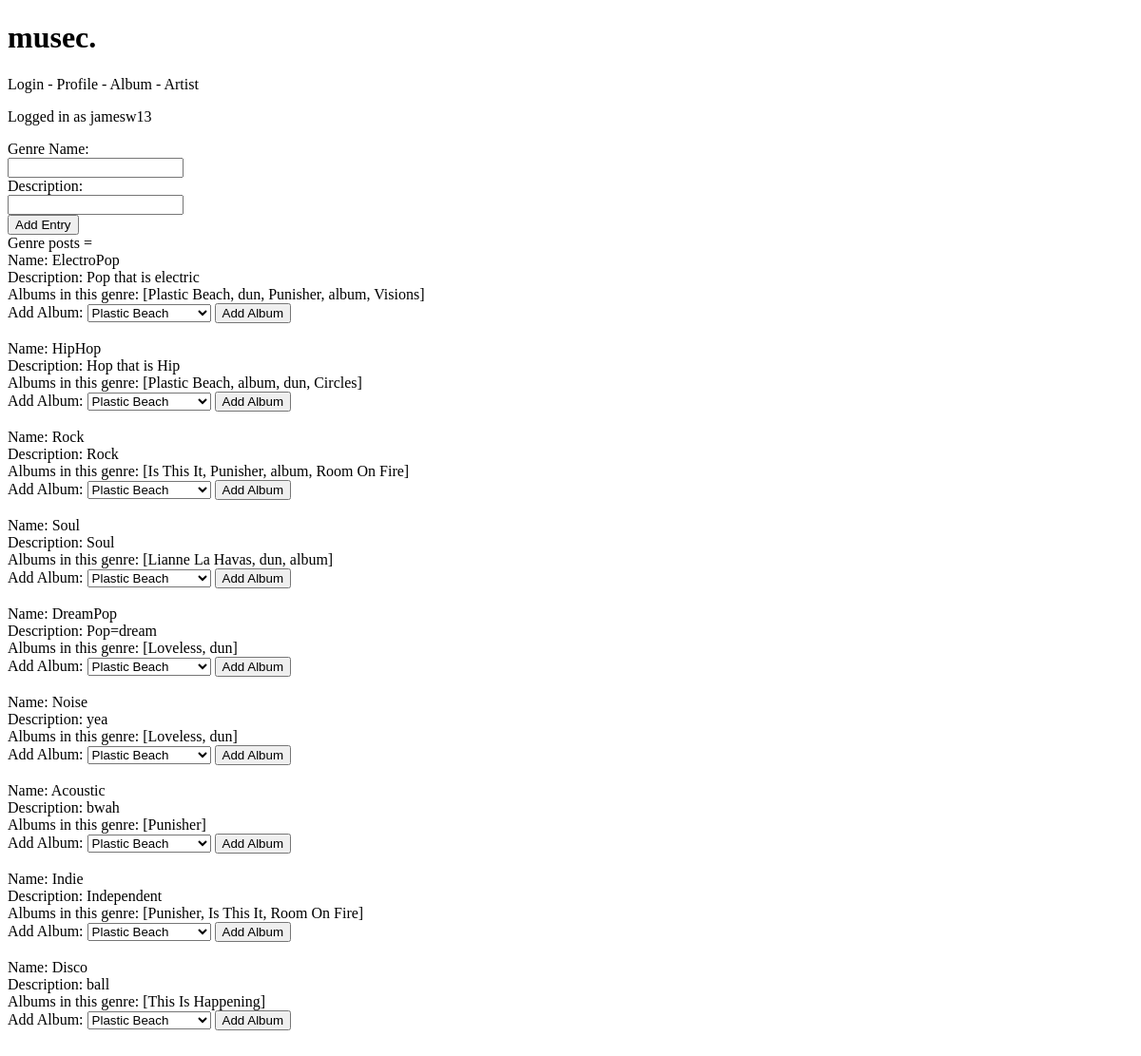
Page /genre (signed in) on the committed database.
### models.py (models this page shows, shortened)
class User(db.Model):
    __tablename__ = 'User'
    id = db.Column(db.Integer, primary_key = True)
    username = db.Column(db.String())
    password = db.Column(db.String())
    def __repr__(self):
        return self.username

class Genre(db.Model):
    __tablename__ = 'Genre'
    id = db.Column(db.Integer, primary_key = True)
    name = db.Column(db.String())
    description = db.Column(db.String())
    addedBy = db.Column(db.Integer, db.ForeignKey('User.id'))
    albums = db.relationship('Album', secondary=AlbumGenres, back_populates='genres')

class Album(db.Model):
    __tablename__ = 'Album'
    id = db.Column(db.Integer, primary_key = True)
    name = db.Column(db.String())
    coverArt = db.Column(db.String())
    releaseDate = db.Column(db.Integer())
    addedBy = db.Column(db.Integer, db.ForeignKey('User.id'))
    artist = db.Column(db.Integer, db.ForeignKey('Artist.id'))
    genres = db.relationship('Genre', secondary=AlbumGenres, back_populates='albums')
    artistName = db.relationship('Artist', backref='Album')
    def __repr__(self):
        return self.name

### main.py (the view, shortened to what this page needs)
@app.route('/genre', methods = ['POST', 'GET'])
def genre():
    if 'logged_in' not in session:
        return redirect(url_for('create_account'))
    elif 'logged_in' in session:
        userInfo = session['logged_in']
        userId = userInfo
        username = models.User.query.filter_by(id=userId).first_or_404()
    form = SelectAlbum()
    albums = models.Album.query.all()
    form.albums.choices = [(album.id, album.name) for album in albums]
    allGenres = models.Genre.query.all()
    return render_template('genre.html', username=username, allGenres=allGenres, form=form)

### main.py
class SelectAlbum(FlaskForm):
    albums = SelectField('Album', validators=[DataRequired()], coerce=int)

### templates/genre.html (shortened to what this page needs)
{% include 'header.html'%}
<form action='/genre' method='POST' enctype="multipart/form-data">
    <label for = 'genre_name'>Genre Name:</label><br>
    <input type = 'text' name='genre_name'><br>
    <label for = 'description'>Description:</label><br>
    <input type = 'text' name='description'><br>
    <input type = 'submit' value = 'Add Entry'>
</form>
<div id='genre_post'>
    Genre posts = <br>
    {% for genre in allGenres %}
        Name: {{genre.name}} <br>
        Description: {{genre.description}} <br>
        Albums in this genre: {{genre.albums}} <br>
        <form action='/genre' method='POST' enctype="multipart/form-data">
            Add Album:
            {{form.albums}}
            <input type = 'submit' value = 'Add Album'>
        </form><br>
    {% endfor %}
</div><br>

### templates/header.html
<!DOCTYPE html>
<html>
<head>
    <link rel="stylesheet" href="{{url_for('static', filename='style.css')}}">
</head>
<h1>musec.</h1>
<a href = '/login'>Login</a> - <a href = '/user'>Profile</a> - <a href = '/album'>Album</a> - <a href = '/artist'>Artist</a><br>
<p>{% if username %} Logged in as {{username}} {% endif %}</p>
</html>

### static/style.css (style rules this page uses)
a:link { text-decoration: none; color: black; }

### rows in the picture
User: username "jamesw13"
Genre: name "ElectroPop", description "Pop that is electric", albums "[Plastic Beach, dun, Punisher, album, Visions]"
Genre: name "HipHop", description "Hop that is Hip", albums "[Plastic Beach, album, dun, Circles]"
Genre: name "Rock", description "Rock", albums "[Is This It, Punisher, album, Room On Fire]"
Genre: name "Soul", description "Soul", albums "[Lianne La Havas, dun, album]"
Genre: name "DreamPop", description "Pop=dream", albums "[Loveless, dun]"
Genre: name "Noise", description "yea", albums "[Loveless, dun]"
Genre: name "Acoustic", description "bwah", albums "[Punisher]"
Genre: name "Indie", description "Independent", albums "[Punisher, Is This It, Room On Fire]"
Genre: name "Disco", description "ball", albums "[This Is Happening]"
